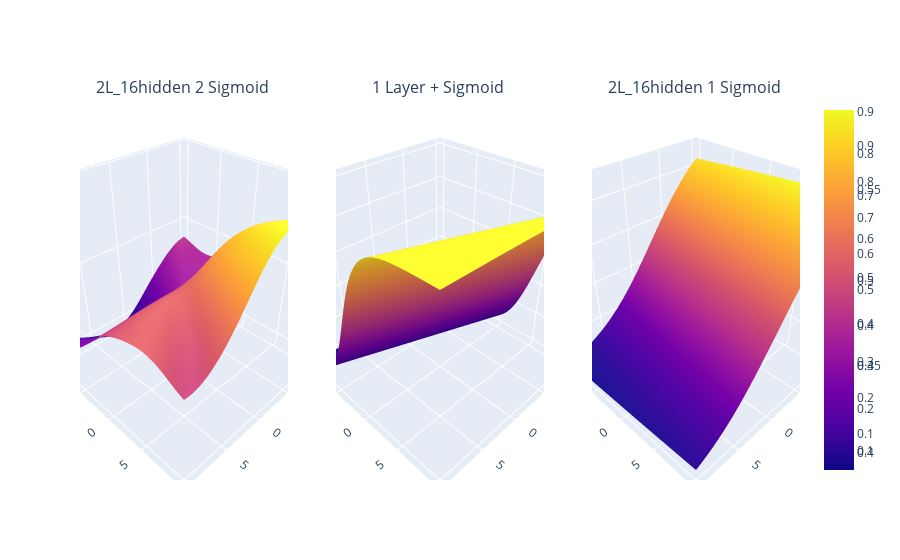

The notebook cell this image was saved under:
### Markdown cell above
# DEFINE MODELS

### Code cell
from torch import nn
import torch
torch.manual_seed(42) # Very Important for reproducibility
from plotly.subplots import make_subplots
from classificationUtils import plotAllModels
import numpy as np 

torch.manual_seed(42)
modelConfigurations = [
    {
        "desc" : "2L_16hidden 2 Sigmoid ",
        "model": nn.Sequential(nn.Linear(2,16),nn.Sigmoid(), nn.Linear(16,1),nn.Sigmoid()),
        "static": nn.Sequential(nn.Linear(2,16),nn.Sigmoid(), nn.Linear(16,1),nn.Sigmoid())
    },
    {
        "desc" : "1 Layer + Sigmoid ",
        "model": nn.Sequential(nn.Linear(2,1),nn.Sigmoid()),
        "static":  nn.Sequential(nn.Linear(2,1),nn.Sigmoid()),
    },
    {
        "desc" : "2L_16hidden 1 Sigmoid ",
        "model": nn.Sequential(nn.Linear(2,16), nn.Linear(16,1),nn.Sigmoid()),
        "static": nn.Sequential(nn.Linear(2,16), nn.Linear(16,1),nn.Sigmoid()),
    },
      
]
# Synchronize the weights between model and static , keeping static copy for comparision
for config in modelConfigurations:
    config['static'].load_state_dict(config['model'].state_dict())

plotAllModels(modelConfigurations,ncols=3)
